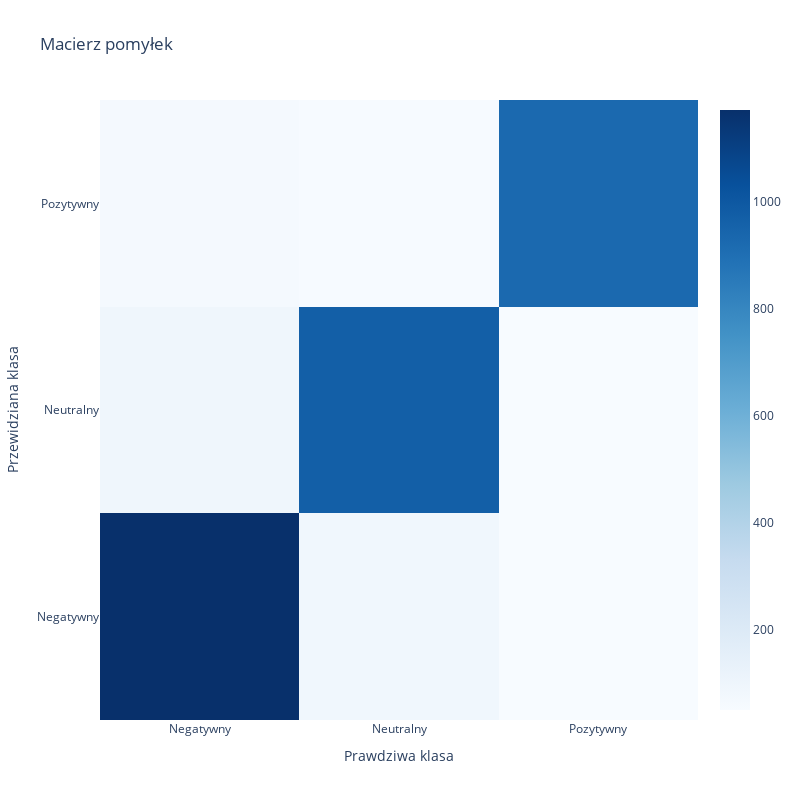

The cell this chart's notebook holds for it:
### Code cell
plot_confusion_matrix(preds, true_vals, labels)

### Figure 1 — Plotly figure (JSON) as saved in the notebook; plotly's stock layout.template omitted (floating-point values rounded to 4 significant figures)
{"data": [{"colorscale": [[0, "rgb(247,251,255)"], [0.125, "rgb(222,235,247)"], [0.25, "rgb(198,219,239)"], [0.375, "rgb(158,202,225)"], [0.5, "rgb(107,174,214)"], [0.625, "rgb(66,146,198)"], [0.75, "rgb(33,113,181)"], [0.875, "rgb(8,81,156)"], [1, "rgb(8,48,107)"]], "hoverongaps": false, "type": "heatmap", "x": ["Negatywny", "Neutralny", "Pozytywny"], "y": ["Negatywny", "Neutralny", "Pozytywny"], "z": [[1172, 90, 51], [98, 969, 51], [70, 59, 925]]}], "layout": {"height": 800, "title": {"text": "Macierz pomyłek"}, "width": 800, "xaxis": {"title": {"text": "Prawdziwa klasa"}}, "yaxis": {"title": {"text": "Przewidziana klasa"}}}}
